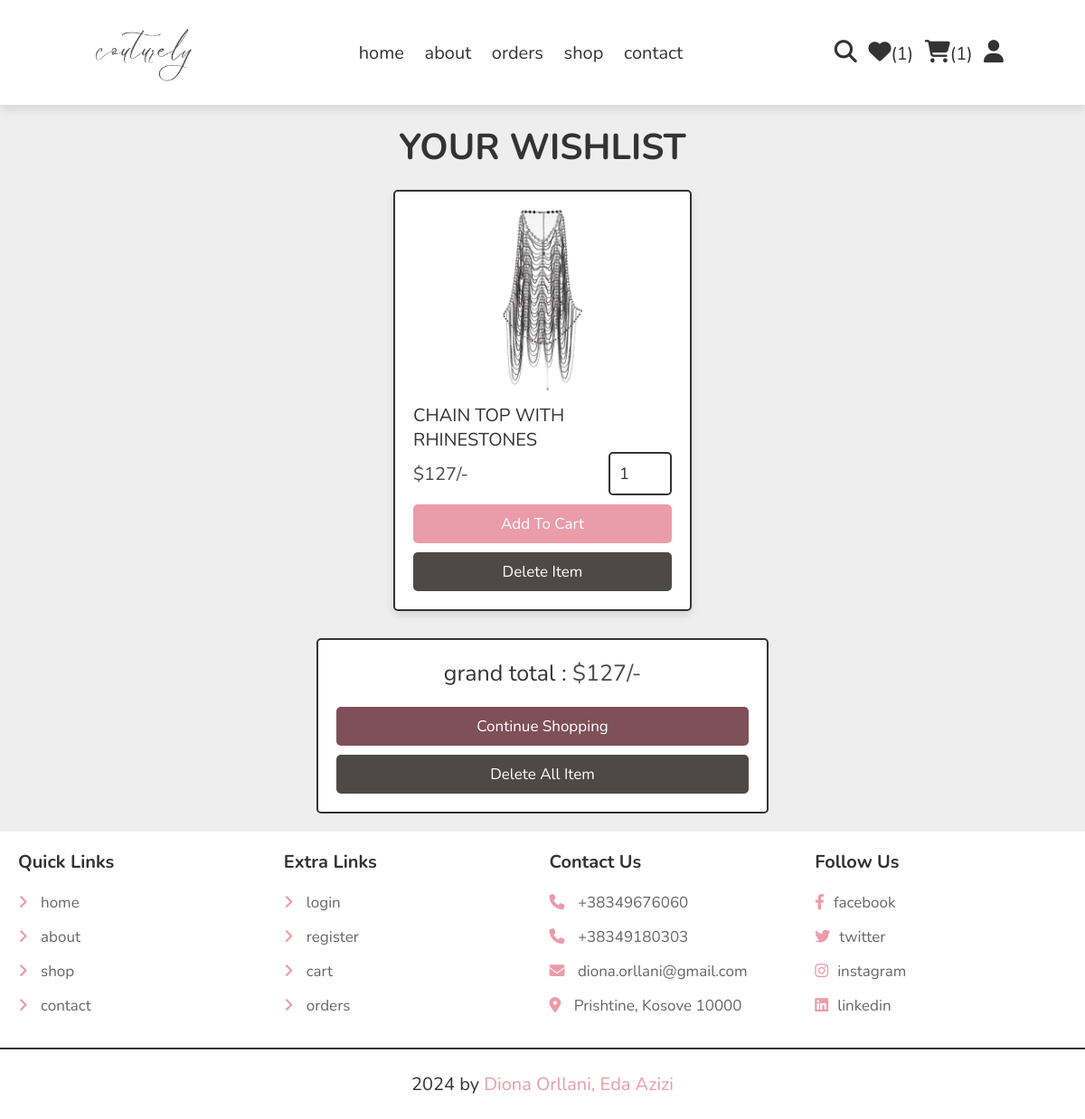
Screenshot of /wishlist.php (signed in) with the database file from the repository.
### tables this page shows
CREATE TABLE `wishlist` (
  `id` int(100) NOT NULL,
  `user_id` int(100) NOT NULL,
  `pid` int(100) NOT NULL,
  `name` varchar(100) NOT NULL,
  `price` int(100) NOT NULL,
  `image` varchar(100) NOT NULL
);

### wishlist.php (the view, shortened to what this page needs)
<?php
include 'components/wishlist_cart.php';
?>
<!DOCTYPE html>
<html lang="en">
<head>
   <link rel="stylesheet" href="https://cdnjs.cloudflare.com/ajax/libs/font-awesome/6.1.1/css/all.min.css">
   <link rel="stylesheet" href="css/style.css">
</head>
<body>
<?php include 'components/user_header.php'; ?>
<section class="products">
   <h3 class="heading">your wishlist</h3>
   <div class="box-container">
   <?php
      $grand_total = 0;
      $select_wishlist = $conn->prepare("SELECT * FROM `wishlist` WHERE user_id = ?");
      $select_wishlist->execute([$user_id]);
      if($select_wishlist->rowCount() > 0){
         while($fetch_wishlist = $select_wishlist->fetch(PDO::FETCH_ASSOC)){
            $grand_total += $fetch_wishlist['price'];
   ?>
   <form action="" method="post" class="box">
      <img src="uploaded_img/<?= $fetch_wishlist['image']; ?>" alt="">
      <div class="name"><?= $fetch_wishlist['name']; ?></div>
      <div class="flex">
         <div class="price">$<?= $fetch_wishlist['price']; ?>/-</div>
         <input type="number" name="qty" class="qty" min="1" max="99" onkeypress="if(this.value.length == 2) return false;" value="1">
      </div>
      <input type="submit" value="add to cart" class="btn" name="add_to_cart">
      <input type="submit" value="delete item" onclick="return confirm('delete this from wishlist?');" class="delete-btn" name="delete">
   </form>
   <?php
      }
   }else{
      echo '<p class="empty">your wishlist is empty</p>';
   }
   ?>
   </div>
   <div class="wishlist-total">
      <p>grand total : <span>$<?= $grand_total; ?>/-</span></p>
      <a href="shop.php" class="option-btn">continue shopping</a>
      <a href="wishlist.php?delete_all" class="delete-btn <?= ($grand_total > 1)?'':'disabled'; ?>" onclick="return confirm('delete all from wishlist?');">delete all item</a>
   </div>
</section>
<?php include 'components/footer.php'; ?>
</body>
</html>

### css/style.css (style rules this page uses)
:root { --main-color:rgb(235, 156, 169); --orange:rgb(126, 80, 88); --red:#4e4948; --black:#333; --white:#fff; --light-color:#666; --light-bg:#eee; --border:.2rem solid var(--black); --box-shadow:0 .5rem 1rem rgba(0,0,0,.1); }
* { font-family: 'Nunito', sans-serif; margin:0; padding:0; box-sizing: border-box; outline: none; border:none; text-decoration: none; }
html { font-size: 62.5%; overflow-x: hidden; }
body { background-color: var(--light-bg); }
section { padding:2rem; max-width: 1200px; margin:0 auto; }
.heading { font-size: 4rem; color:var(--black); margin-bottom: 2rem; text-align: center; text-transform: uppercase; }
.btn, .delete-btn, .option-btn { display: block; width: 100%; margin-top: 1rem; border-radius: .5rem; padding:1rem 3rem; font-size: 1.7rem; text-transform: capitalize; color:var(--white); cursor: pointer; text-align: center; }
.btn { background-color: var(--main-color); }
.option-btn { background-color: var(--orange); }
.delete-btn { background-color: var(--red); }
.products .box-container { display: grid; grid-template-columns: repeat(auto-fit, 33rem); gap:1.5rem; justify-content: center; align-items: flex-start; }
.products .box-container .box { position: relative; background-color: var(--white); box-shadow: var(--box-shadow); border-radius: .5rem; border:var(--border); padding:2rem; overflow: hidden; }
.products .box-container .box img { height: 20rem; width: 100%; object-fit: contain; margin-bottom: 1rem; }
.products .box-container .box .name { font-size: 2rem; color:var(--black); }
.products .box-container .box .flex { display: flex; align-items: center; gap:1rem; }
.products .box-container .box .flex .qty { width: 7rem; padding:1rem; border:var(--border); font-size: 1.8rem; color:var(--black); border-radius: .5rem; }
.products .box-container .box .flex .price { font-size: 2rem; color:var(--red); margin-right: auto; }
.wishlist-total { max-width: 50rem; margin:0 auto; margin-top: 3rem; background-color: var(--white); border:var(--border); border-radius: .5rem;; padding:2rem; text-align: center; }
.wishlist-total p { font-size: 2.5rem; color:var(--black); margin-bottom: 2rem; }
.wishlist-total p span { color:var(--red); }

### rows the page displays
wishlist: image (picture), name "CHAIN TOP WITH RHINESTONES", price "127"

### other values shown
$total_wishlist_counts "1"
$total_cart_counts "1"
$grand_total "127"
